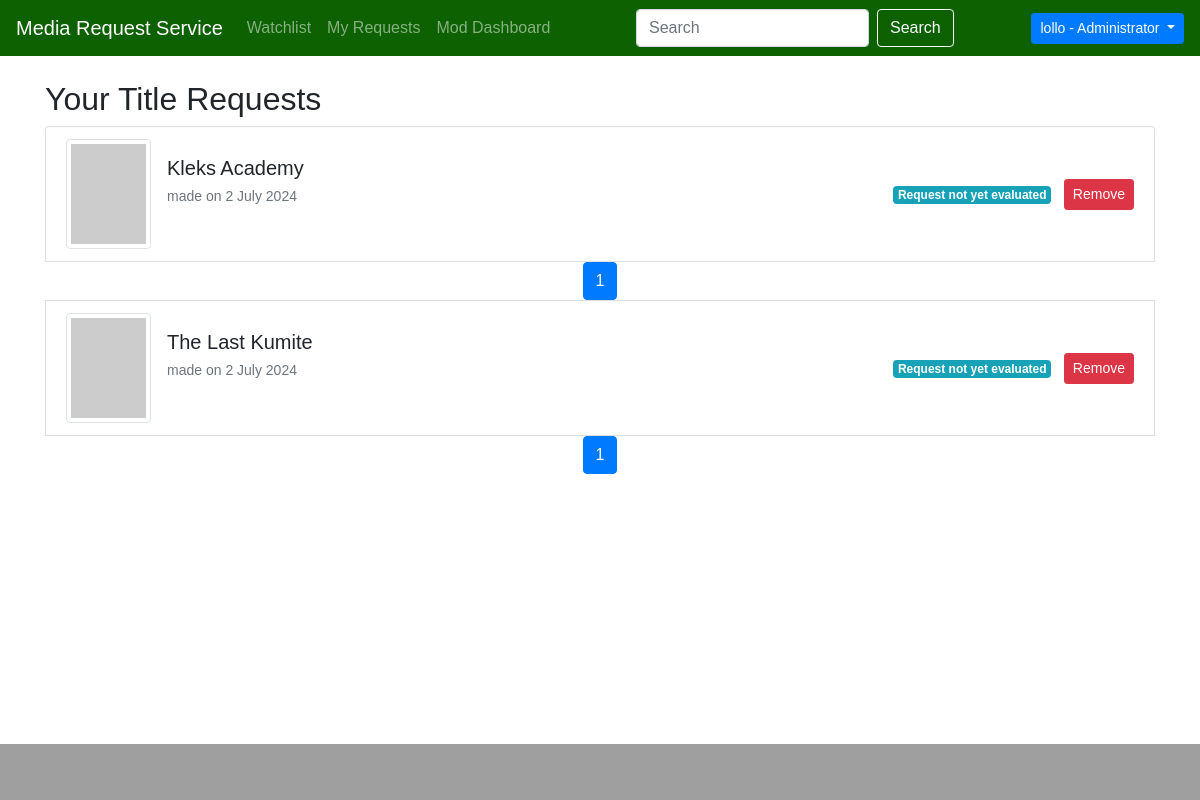
Page /dashboard/myrequests/ (signed in) on the earlier database version.
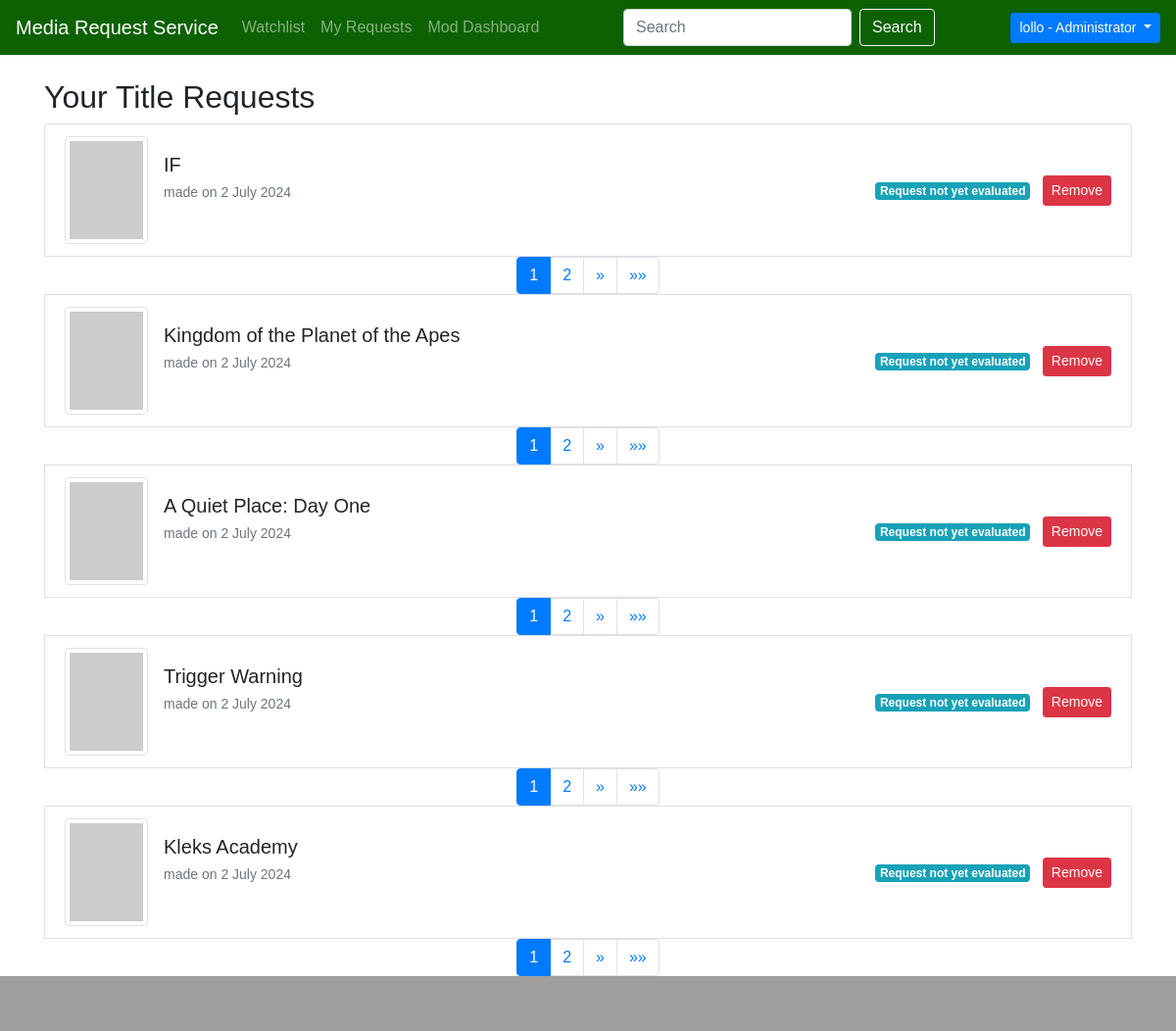
Same page on the later database version.
### movieapp/models.py (models this page shows, shortened)
class Request(models.Model):
    APPROVED = 'approved'
    REJECTED = 'rejected'
    PENDING = 'pending'
    STATUS = [
        (APPROVED, 'Request has been approved'),
        (REJECTED, 'Request has been rejected'),
        (PENDING, 'Request not yet evaluated')
    ]
    profile = models.ForeignKey(Profile, related_name='profile', on_delete=models.CASCADE)
    movie = models.ForeignKey(Movie, related_name='movie', on_delete=models.CASCADE)
    status = models.CharField(choices=STATUS, default=PENDING, max_length=8)
    request_date = models.DateTimeField(auto_now_add=True)
    class Meta:
        ordering = ["-request_date"]
        verbose_name_plural = 'Requests'
        constraints = [
            models.UniqueConstraint(fields=['profile', 'movie'], name='unique_profile_movie_request')
        ]

class Movie(models.Model):
    tmdb_id = models.IntegerField(primary_key=True)  # useful to retrieve data from TMDB APIs
    title = models.CharField(max_length=100)
    year = models.IntegerField(null=True)
    description = models.TextField(max_length=1000)
    genre = models.CharField(max_length=100)
    available = models.BooleanField(default=False)
    @property
    def poster_url(self):
        api_key = '5dbf33ab1210565bba9d880c176bf3d8'
        base_url = f'https://api.themoviedb.org/3/movie/{self.tmdb_id}?api_key={api_key}'
        try:
            response = requests.get(base_url)
            data = response.json()
            if 'poster_path' in data and data['poster_path']:
                poster_path = data['poster_path']
                poster_url = f'https://image.tmdb.org/t/p/w154{poster_path}'
                return poster_url
            else:
                return None
        except requests.exceptions.RequestException as e:
            print('Error in API request:', e)
            return None
    class Meta:
        ordering = ["-pk"]
        verbose_name_plural = 'Movies'

### userdashboard/views.py (the view)
# urls.py: path('myrequests/', MyRequests.as_view(), name='my_requests'),
class MyRequests(LoginRequiredMixin, ListView):
    model = Request
    template_name = 'my_requests.html'
    context_object_name = 'requests'
    paginate_by = 5
    def get_queryset(self):
        user_profile = get_object_or_404(Profile, user=self.request.user)
        return Request.objects.filter(profile=user_profile).all()

### userdashboard/templates/my_requests.html (shortened to what this page needs)
{% extends 'GPT_home.html' %}
{% block content %}
<div class="container mt-4">
    <h2>Your Title Requests</h2>
    <ul class="list-group">
        {% for request in page_obj %}
        <li class="list-group-item">
            <div class="row align-items-center">
                <div class="col-md-9">
                    <div class="d-flex align-items-center">
                        <div class="mr-3">
                            {% if request.movie.poster_url %}
                            <img src="{{ request.movie.poster_url }}" class="img-thumbnail" alt="Poster del film" style="width: 75px; height: 100px;">
                            {% else %}
                            <img src="https://via.placeholder.com/75x100" class="img-thumbnail" alt="Immagine non disponibile">
                            {% endif %}
                        </div>
                        <div>
                            <h5 class="mb-1">{{ request.movie.title }} </h5>
                            <small class="text-muted">made on {{ request.request_date|date:"j F Y" }}</small>
                        </div>
                    </div>
                </div>
                <div class="col-md-3 text-md-right mt-3 mt-md-0">
                    <span class="badge badge-info request-status">{{ request.get_status_display }}</span>
                    <button class="btn btn-sm btn-danger request-btn ml-2 remove-request-button" data-request-id="{{ request.id }}" data-movie-id="{{ request.movie.tmdb_id }}" data-action="remove">Remove</button>
                </div>
            </div>
        </li>
           {% include 'navigation/pagination_buttons.html' %}
        {% empty %}
            <div class="alert alert-success d-flex justify-content-center align-items-center" role="alert">
                <span class="text-center font-weight-bold" style="font-size: 1.5em;">Look's like no one's here...</span>
            </div>
        {% endfor %}
    </ul>
</div>
{% endblock %}

### templates/navigation/pagination_buttons.html (shortened to what this page needs)
    <nav aria-label="Page navigation">
        <ul class="pagination justify-content-center">
            {% for num in page_obj.paginator.page_range %}
            {% if page_obj.number == num %}
            <li class="page-item active"><a class="page-link" href="#">{{ num }}</a></li>
            {% elif num > page_obj.number|add:'-3' and num < page_obj.number|add:'3' %}
            <li class="page-item"><a class="page-link" href="?page={{ num }}">{{ num }}</a></li>
            {% endif %}
            {% endfor %}
            {% if page_obj.has_next %}
            <li class="page-item">
                <a class="page-link" href="?page={{ page_obj.next_page_number }}" aria-label="Next">
                    <span aria-hidden="true">&raquo;</span>
                </a>
            </li>
            <li class="page-item">
                <a class="page-link" href="?page={{ page_obj.paginator.num_pages }}" aria-label="Last">
                    <span aria-hidden="true">&raquo;&raquo;</span>
                </a>
            </li>
            {% endif %}
        </ul>
    </nav>

Differences in the rows shown:
no longer on this page (row unchanged): Request: movie "The Last Kumite", request_date "2 July 2024", status "Request not yet evaluated", page_range "1"
added Request: movie "IF", request_date "2 July 2024", status "Request not yet evaluated", page_range "1", page_range "2"
added Request: movie "Kingdom of the Planet of the Apes", request_date "2 July 2024", status "Request not yet evaluated", page_range "1", page_range "2"
added Request: movie "A Quiet Place: Day One", request_date "2 July 2024", status "Request not yet evaluated", page_range "1", page_range "2"
added Request: movie "Trigger Warning", request_date "2 July 2024", status "Request not yet evaluated", page_range "1", page_range "2"
shown differently, row unchanged: Request "Kleks Academy": now shows "» »»"
Other differences:
new list line: "2"
